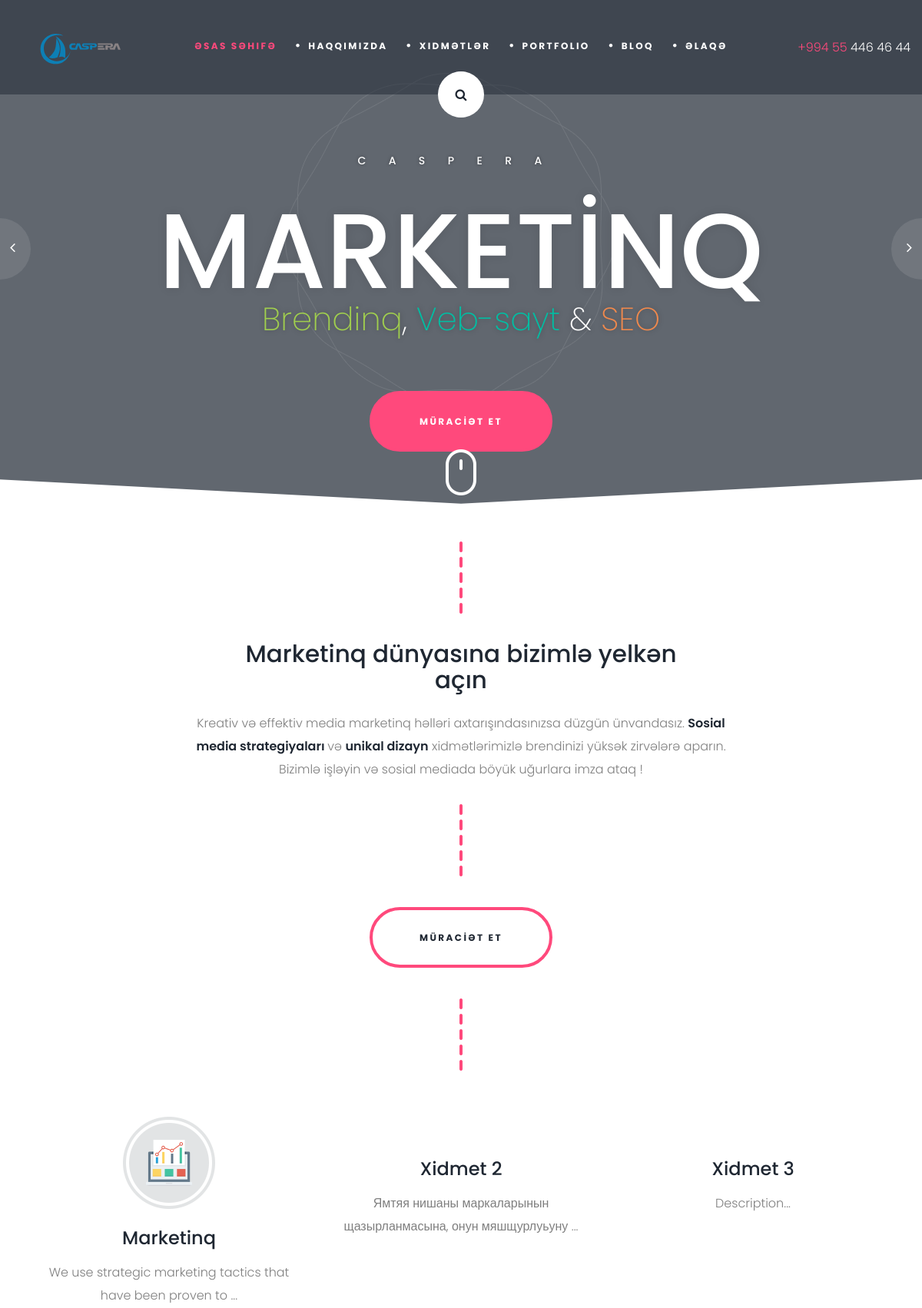
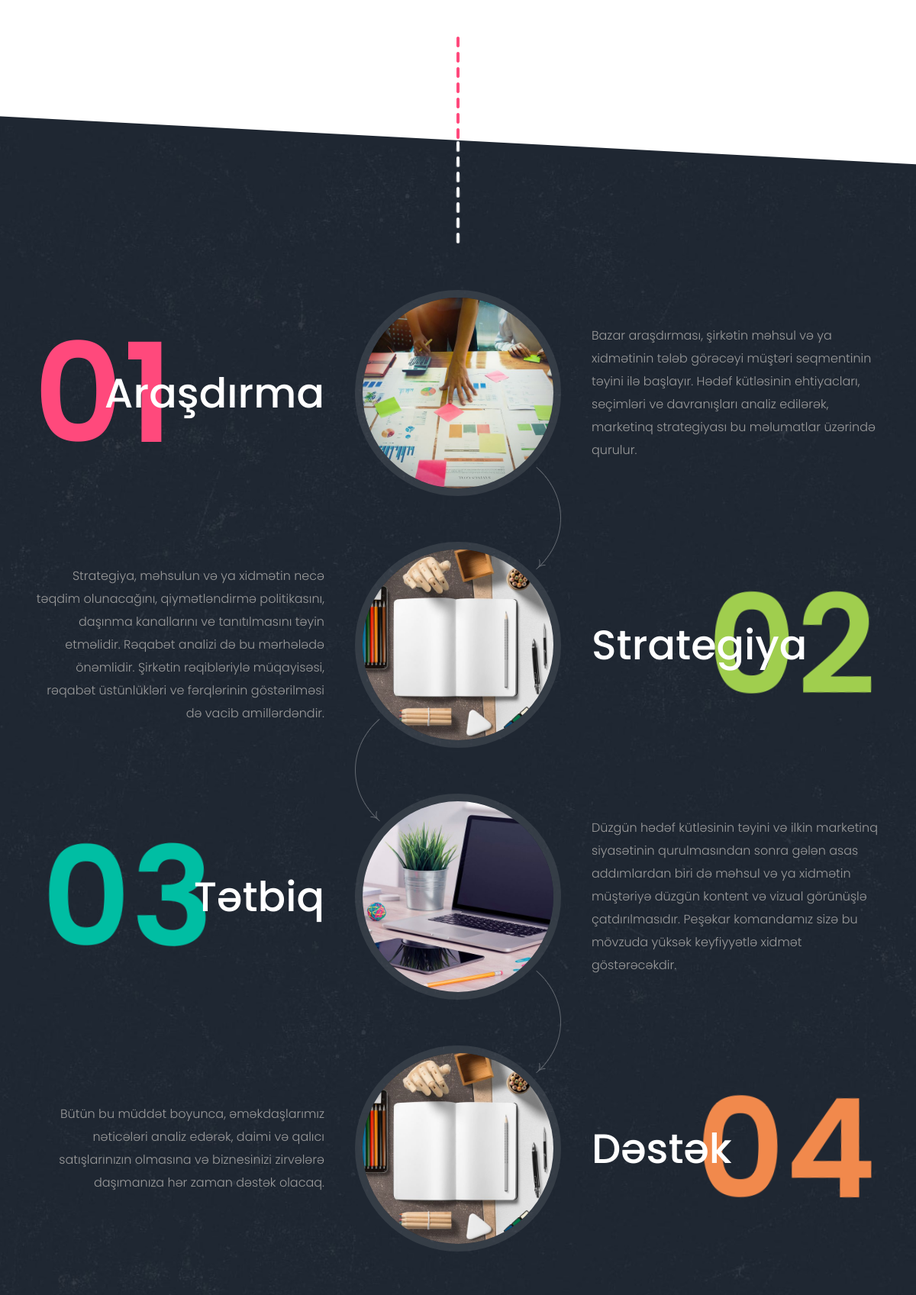
The page / (upper part) on the database its author committed (2 pictures, top to bottom).
### mainapp/models.py (models this page shows, shortened)
class BaseMixin(models.Model):
    slug = models.SlugField(unique=True,editable=False,blank=True,null=True)
    created_at = models.DateField(auto_now_add=True,blank=True,null=True,)
    seo_title = models.CharField(max_length=1200,null=True,blank=True,verbose_name='title for seo')
    seo_keyword = models.CharField(max_length=1200,null=True,blank=True,verbose_name='keyword for seo')
    seo_alt = models.CharField(max_length=1200,null=True,blank=True)
    seo_description = models.CharField(max_length=1200,null=True,blank=True,verbose_name='description for seo')
    class Meta:
        abstract = True

class Services(BaseMixin):
    name = models.CharField(max_length = 800)
    description = models.TextField()
    description_without_ck = models.CharField(max_length = 200)
    icon = models.ImageField(null=True,blank=True)
    image = models.ImageField(null=True,blank=True)
    bottomdescription = models.TextField()

### mainapp/views.py (the view)
# urls.py: 2. Add a URL to urlpatterns:  path('', views.home, name='home')
def home(request):
    portfolio_categories = Portfolio_category.objects.all()
    portfolio = Portfolio.objects.all().select_related('category')
    services = Services.objects.all()
    blogs = Blog.objects.all().select_related('category').only('category','category__name','title','content_without_ck','mainimage','backimage')
    context = {
        'blogs':blogs,
        'portfolio':portfolio,
        'services':services,
        'portfolio_categories':portfolio_categories
    }
    return render(request,'home.html',context)

### templates/home.html (shortened to what this page needs)
{% load static %}
<!DOCTYPE html><html class="no-js"><head>
	<link rel="stylesheet" href="https://cdnjs.cloudflare.com/ajax/libs/font-awesome/6.5.1/css/all.min.css" />
	<link rel="stylesheet" href="{% static 'css/bootstrap.min.css' %}">
	<link rel="stylesheet" href="{% static 'css/animations.css' %}">
	<link rel="stylesheet" href="{% static 'css/font-awesome.css' %}">
	<link rel="stylesheet" href="{% static 'css/main2.css' %}" class="color-switcher-link">
</head>
<body>
	<div id="canvas">
		<div id="box_wrapper">
			<div class="header_absolute s-pb-30">
				<header class="page_header ds">
					<div class="container-fluid">
						<div class="row align-items-center">
							<div class="col-xl-2 col-lg-3 col-11">
								<a href="./" class="logo text-center">
									<img style="aspect-ratio:7/3;object-fit:cover;filter: brightness(1.6);filter: saturate(2);" src="{% static 'sayt1.svg' %}" alt="">
								</a>
							</div>
							<div class="col-xl-8 col-lg-6 col-1 text-sm-center">
								<nav class="top-nav">
									<ul class="nav sf-menu">
										<li class="active">
											<a href="{% url 'home' %}">Əsas səhifə</a>
										</li>
										<li>
											<a href="{% url 'about' %}">Haqqımızda</a>
										</li>
										<li>
											<a href="{% url 'services' %}">Xidmətlər</a>
										</li>
										<li>
											<a href="{% url 'portfolio' %}">Portfolio</a>
										</li>
										<li>
											<a href="{% url 'blogs' %}">Bloq</a>
										</li>
										<li>
											<a href="{% url 'contact' %}">Əlaqə</a>
										</li>
									</ul>
								</nav>
							</div>
							<div class="col-xl-2 col-lg-3 text-lg-left text-xl-right d-none d-lg-block">
								<div class="header_phone">
									<p>
										<a href="tel:+994554464644"><span>+994 55 </span> 446 46 44</a>
									</p>
								</div>
							</div>
							<div class="search-box">
								<a onclick="performSearch()" class="search-btn">
									<i class="fa fa-search"></i>
								</a>
							</div>
						</div>
					</div>
				</header>
			</div>
			<section class="page_slider main_slider">
				<div class="flexslider" data-nav="true" data-dots="false">
					<ul class="slides">
						<li class="ds text-center slide1">
							<span class="flexslider-overlay"></span>
							<span class="embed-responsive embed-responsive-16by9">
								<iframe src="https://www.youtube.com/embed/UBufeh1yv2c?feature=oembed&amp;;showinfo=0&amp;;autoplay=1&amp;;controls=0&amp;;mute=1&amp;;loop=1&amp;;playlist=UBufeh1yv2c" allowfullscreen=""></iframe>
							</span>
							<div class="container">
								<div class="row">
									<div class="col-12 itro_slider">
										<div class="intro_layers_wrapper">
											<div class="intro_layers">
												<div class="intro_layer" data-animation="fadeIn">
													<p class="text-uppercase intro_after_featured_word">CASPERA</p>
												</div>
												<div class="intro_layer" data-animation="slideRight">
													<h2 class="text-uppercase intro_featured_word">
														MARKETİNQ
													</h2>
												</div>
												<div class="intro_layer" data-animation="fadeIn">
													<h3 class="intro_before_featured_word">
														<span class="color-main2">Brendinq</span>,
														<span class="color-main3">Veb-sayt</span> &amp;
														<span class="color-main4">SEO</span>
													</h3>
												</div>
												<div class="intro_layer page-bottom" data-animation="expandUp">
													<a class="btn btn-maincolor" href="{% url 'contact' %}">Müracİət et</a>
												</div>
											</div>
										</div>
									</div>
								</div>
							</div>
						</li>
					</ul>
				</div>
				<div class="flexslider-bottom d-none d-xl-block">
					<a href="#about" class="mouse-button animated floating"></a>
				</div>
			</section>
			<section class="s-pt-30 s-pt-lg-50 s-pt-xl-25 ls about-home" id="about">
				<div class="container">
					<div class="row">
						<div class="col-md-10 offset-md-1 col-lg-8 offset-lg-2">
							<div class="main-content text-center">
								<div class="img-wrap text-center">
									<img src="{% static 'images/vertical_line.png' %}" alt="">
								</div>
								<h5>
									Marketinq dünyasına bizimlə yelkən açın
								</h5>
								<p>
									Kreativ və effektiv media marketinq həlləri axtarışındasınızsa düzgün ünvandasız. <strong> Sosial media strategiyaları </strong> və
									<strong>unikal dizayn</strong>  xidmətlərimizlə brendinizi yüksək zirvələrə aparın. Bizimlə işləyin və sosial mediada böyük uğurlara imza ataq !
								</p>
								<div class="img-wrap text-center">
									<img src="{% static 'images/vertical_line.png' %}" alt="">
								</div>
								<div>
									<button onclick="sendtocontact()" type="button" class="btn btn-outline-maincolor">MÜRACİƏT ET</button>
								</div>
								<div class="img-wrap text-center">
									<img src="{% static 'images/vertical_line.png' %}" alt="">
								</div>
							</div>
						</div>
					</div>
				</div>
			</section>
			<section class="s-pt-30 s-pb-3 service-item2 ls animate" id="services" data-animation="fadeInUp">
				<div class="container">
					<div class="row c-mb-50 c-mb-md-60">
						{% for x in services %}
						<div class="col-12 col-md-6 col-lg-4">
							<div class="vertical-item text-center">
								<div class="item-media">
									<img src="{{ x.icon.url }}" alt="">
								</div>
								<div class="item-content">
									<h6>
										<a href="{% url 'serviceSingle' x.slug %}">{{ x.name }}</a>
									</h6>
									<p>
										{{ x.description|slice:60 }}...
									</p>
								</div>
							</div>
						</div>
						{% endfor %}
					</div>
					<div class="pink-line text-center">
						<img src="{% static 'images/pink_line_big.png' %}" alt="">
					</div>
				</div>
			</section>
			<section class="s-pt-100 s-pt-lg-130 ds process-part skew_right s-parallax top_white_line_big overflow-visible" id="steps">
				<div class="container">
					<div class="row align-items-center c-mb-20 c-mb-lg-60">
						<div class="col-12 col-lg-4">
							<div class="step-left-part text-right">
								<h2 class="step-title">
									<span class="color-main">01</span>Araşdırma</h2>
							</div>
						</div>
						<div class="col-12 col-lg-4">
							<div class="step-center-part text-center">
								<img src="{% static 'images/step_img_1.jpg' %}" alt="">
							</div>
						</div>
						<div class="col-12 col-lg-4">
							<div class="step-right-part">
								<p class="step-text">Bazar araşdırması, şirkətin məhsul və ya xidmətinin tələb görəcəyi müştəri seqmentinin təyini ilə başlayır.
									Hədəf kütləsinin ehtiyacları, seçimləri ve davranışları analiz edilərək, marketinq strategiyası bu məlumatlar üzərində qurulur.</p>
							</div>
						</div>
					</div>
					<div class="row align-items-center right c-mb-20 c-mb-lg-60">
						<div class="col-12 col-lg-4  order-lg-3">
							<div class="step-left-part">
								<h2 class="step-title color1">
									<span class="color-main2">02</span>Strategiya</h2>
							</div>
						</div>
						<div class="col-12 col-lg-4 order-lg-2">
							<div class="step-center-part text-center">
								<img src="{% static 'images/step_img_2.jpg' %}" alt="">
							</div>
						</div>
						<div class="col-12 col-lg-4 order-lg-1 text-right">
							<div class="step-right-part ">
								<p class="step-text"> Strategiya, məhsulun və ya xidmətin necə təqdim olunacağını, qiymətləndirmə politikasını, daşınma kanallarını ve tanıtılmasını təyin etməlidir.
									Rəqabət analizi də bu mərhələdə önəmlidir. Şirkətin rəqibləriylə müqayisəsi, rəqabət üstünlükləri ve fərqlərinin göstərilməsi də vacib amillərdəndir.</p>
							</div>
						</div>
					</div>
					<div class="row align-items-center c-mb-20 c-mb-lg-60">
						<div class="col-12 col-lg-4">
							<div class="step-left-part text-right part3">
								<h2 class="step-title">
									<span class="color-main3">03</span>Tətbiq</h2>
							</div>
						</div>
						<div class="col-12 col-lg-4">
							<div class="step-center-part text-center">
								<img src="{% static 'images/step_img_3.jpg' %}" alt="">
							</div>
						</div>
						<div class="col-12 col-lg-4">
							<div class="step-right-part">
								<p class="step-text">Düzgün hədəf kütləsinin təyini və ilkin marketinq siyasətinin qurulmasından sonra gələn asas addımlardan biri də məhsul və ya xidmətin müştəriyə
									düzgün kontent və vizual görünüşlə çatdırılmasıdır. Peşəkar komandamız sizə bu mövzuda yüksək keyfiyyətlə xidmət göstərəcəkdir.
								</p>
							</div>
						</div>
					</div>
					<div class="row align-items-center right c-mb-20 c-mb-lg-60">
						<div class="col-12 col-lg-4  order-lg-3">
							<div class="step-left-part part4">
								<h2 class="step-title color1">
									<span class="color-main4">04</span>Dəstək</h2>
							</div>
						</div>
						<div class="col-12 col-lg-4 order-lg-2">
							<div class="step-center-part text-center last">
								<img src="{% static 'images/step_img_2.jpg' %}" alt="">
							</div>
						</div>
						<div class="col-12 col-lg-4 order-lg-1 text-right">
							<div class="step-right-part ">
								<p class="step-text">Bütün bu müddət boyunca, əməkdaşlarımız nəticələri analiz edərək, daimi və qalıcı satışlarınızın olmasına və biznesinizi zirvələrə daşımanıza hər zaman dəstək olacaq.</p>
							</div>
						</div>
					</div>
				</div>
			</section>
		</div>
	</div>
</body></html>

### static/css/animations.css (style rules this page uses)
.slideRight { animation-name: slideRight; -webkit-animation-name: slideRight; animation-duration: 1s; -webkit-animation-duration: 1s; animation-timing-function: ease-in-out; -webkit-animation-timing-function: ease-in-out; visibility: visible; }
.expandUp { animation-name: expandUp; -webkit-animation-name: expandUp; animation-duration: 0.7s; -webkit-animation-duration: 0.7s; animation-timing-function: ease; -webkit-animation-timing-function: ease; visibility: visible; }
.fadeIn { animation-name: fadeIn; -webkit-animation-name: fadeIn; animation-duration: 1.5s; -webkit-animation-duration: 1.5s; animation-timing-function: ease-in-out; -webkit-animation-timing-function: ease-in-out; visibility: visible; }
.floating { animation-name: floating; -webkit-animation-name: floating; animation-duration: 1.5s; -webkit-animation-duration: 1.5s; animation-iteration-count: infinite; -webkit-animation-iteration-count: infinite; }
.animated { -webkit-animation-fill-mode:both;-moz-animation-fill-mode:both;-ms-animation-fill-mode:both;-o-animation-fill-mode:both;animation-fill-mode:both;-webkit-animation-duration:1s;-moz-animation-duration:1s;-ms-animation-duration:1s;-o-animation-duration:1s;animation-duration:1s; }
.fadeInUp { -webkit-animation-name: fadeInUp; -moz-animation-name: fadeInUp; -o-animation-name: fadeInUp; animation-name: fadeInUp; }

### rows shown on the page
Services: icon (picture), name "Marketinq", description "We use strategic marketing tactics that have been proven to"
Services: name "Xidmet 2", description "Ямтяя нишаны маркаларынын щазырланмасына, онун мяшщурлуьуну"
Services: name "Xidmet 3", description "Description"
